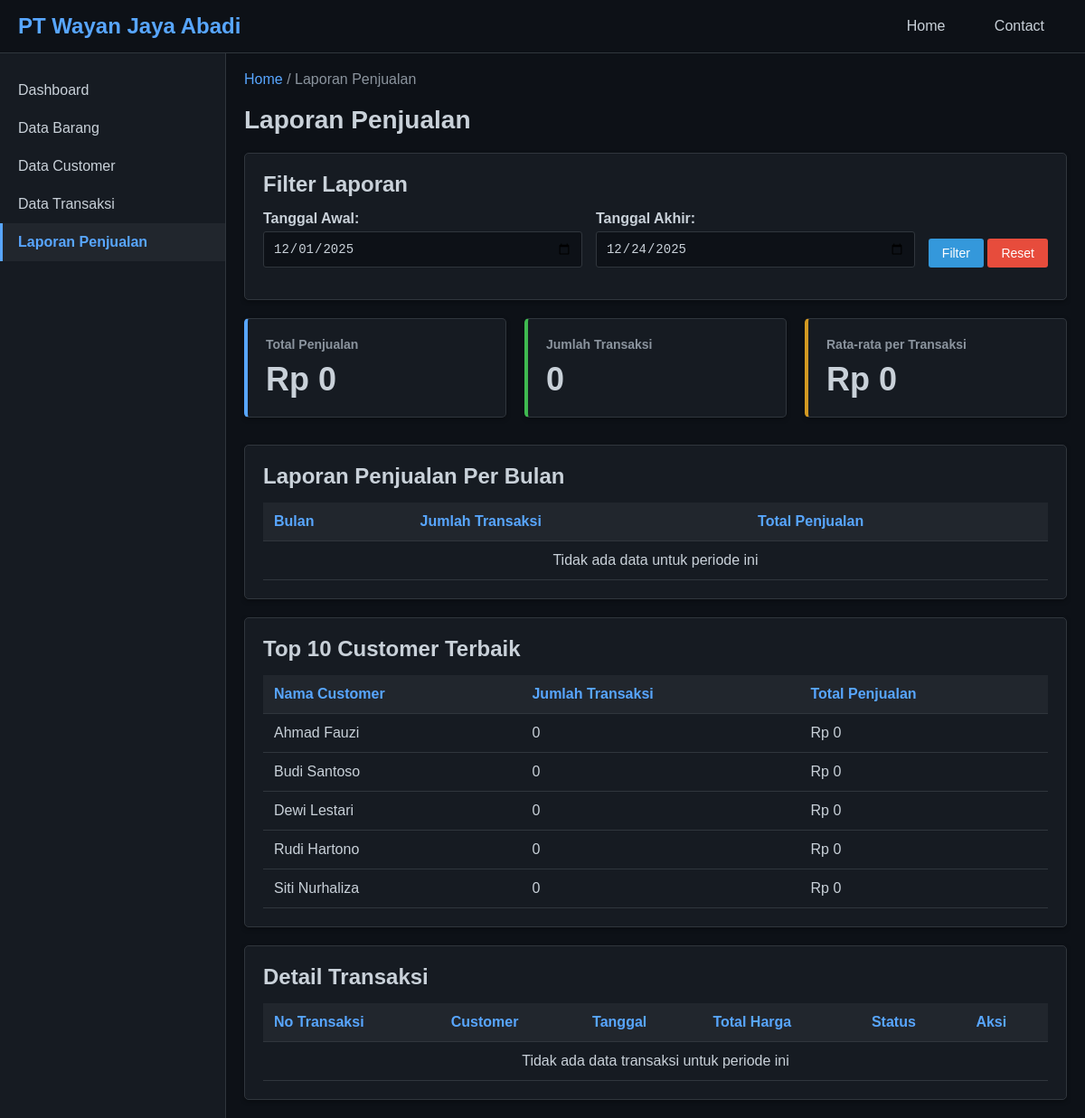
Page /laporan_penjualan.php on the committed database.
### tables this page shows
CREATE TABLE IF NOT EXISTS customer (
    id INT AUTO_INCREMENT PRIMARY KEY,
    nama VARCHAR(100) NOT NULL,
    email VARCHAR(100),
    telepon VARCHAR(20),
    alamat TEXT,
    tanggal_daftar DATE,
    created_at TIMESTAMP DEFAULT CURRENT_TIMESTAMP
);

### laporan_penjualan.php (the view, shortened to what this page needs)
<?php
require_once 'config.php';
$tanggal_awal = isset($_GET['tanggal_awal']) ? $_GET['tanggal_awal'] : date('Y-m-01');
$tanggal_akhir = isset($_GET['tanggal_akhir']) ? $_GET['tanggal_akhir'] : date('Y-m-d');
$query_total = "SELECT SUM(total_harga) as total FROM transaksi
                WHERE status = 'selesai'
                AND tanggal_transaksi BETWEEN '$tanggal_awal' AND '$tanggal_akhir'";
$result_total = mysqli_query($conn, $query_total);
$data_total = mysqli_fetch_assoc($result_total);
$total_penjualan = $data_total['total'] ?? 0;
$query_jumlah = "SELECT COUNT(*) as jumlah FROM transaksi
                 WHERE status = 'selesai'
                 AND tanggal_transaksi BETWEEN '$tanggal_awal' AND '$tanggal_akhir'";
$result_jumlah = mysqli_query($conn, $query_jumlah);
$data_jumlah = mysqli_fetch_assoc($result_jumlah);
$query_rata = "SELECT AVG(total_harga) as rata FROM transaksi
               WHERE status = 'selesai'
               AND tanggal_transaksi BETWEEN '$tanggal_awal' AND '$tanggal_akhir'";
$result_rata = mysqli_query($conn, $query_rata);
$data_rata = mysqli_fetch_assoc($result_rata);
$rata_rata = $data_rata['rata'] ?? 0;
$query_bulanan = "SELECT DATE_FORMAT(tanggal_transaksi, '%Y-%m') as bulan,
                  COUNT(*) as jumlah_transaksi,
                  SUM(total_harga) as total_penjualan
                  FROM transaksi
                  WHERE status = 'selesai'
                  AND tanggal_transaksi BETWEEN '$tanggal_awal' AND '$tanggal_akhir'
                  GROUP BY DATE_FORMAT(tanggal_transaksi, '%Y-%m')
                  ORDER BY bulan DESC";
$result_bulanan = mysqli_query($conn, $query_bulanan);
$query_detail = "SELECT t.*, c.nama as nama_customer
                 FROM transaksi t
                 JOIN customer c ON t.customer_id = c.id
                 WHERE t.tanggal_transaksi BETWEEN '$tanggal_awal' AND '$tanggal_akhir'
                 ORDER BY t.tanggal_transaksi DESC";
$result_detail = mysqli_query($conn, $query_detail);
$query_customer = "SELECT * FROM customer ORDER BY nama";
$result_customer = mysqli_query($conn, $query_customer);
include 'header.php';
?>
<h1 class="page-title">Laporan Penjualan</h1>
<div class="table-container" style="margin-bottom: 20px;">
    <h2>Filter Laporan</h2>
    <form method="GET" action="" style="display: flex; gap: 15px; align-items: end;">
        <div class="form-group" style="flex: 1;">
            <label>Tanggal Awal:</label>
            <input type="date" name="tanggal_awal" value="<?php echo $tanggal_awal; ?>" required>
        </div>
        <div class="form-group" style="flex: 1;">
            <label>Tanggal Akhir:</label>
            <input type="date" name="tanggal_akhir" value="<?php echo $tanggal_akhir; ?>" required>
        </div>
        <div class="form-group">
            <button type="submit" class="btn btn-primary">Filter</button>
            <a href="laporan_penjualan.php" class="btn btn-danger">Reset</a>
        </div>
    </form>
</div>
<div class="stats-container" style="margin-bottom: 30px;">
    <div class="stat-card blue">
        <h3>Total Penjualan</h3>
        <div class="number">Rp <?php echo number_format($total_penjualan, 0, ',', '.'); ?></div>
    </div>
    <div class="stat-card green">
        <h3>Jumlah Transaksi</h3>
        <div class="number"><?php echo $data_jumlah['jumlah']; ?></div>
    </div>
    <div class="stat-card yellow">
        <h3>Rata-rata per Transaksi</h3>
        <div class="number">Rp <?php echo number_format($rata_rata, 0, ',', '.'); ?></div>
    </div>
</div>
<div class="table-container" style="margin-bottom: 20px;">
    <h2>Laporan Penjualan Per Bulan</h2>
    <table>
        <thead>
            <tr>
                <th>Bulan</th>
                <th>Jumlah Transaksi</th>
                <th>Total Penjualan</th>
            </tr>
        </thead>
        <tbody>
            <?php
            if (mysqli_num_rows($result_bulanan) > 0) {
                while ($row = mysqli_fetch_assoc($result_bulanan)) {
                    $bulan = date('F Y', strtotime($row['bulan'] . '-01'));
                    $jumlah_transaksi = isset($row['jumlah_transaksi']) ? $row['jumlah_transaksi'] : 0;
                    $total_penjualan = isset($row['total_penjualan']) ? $row['total_penjualan'] : 0;
                    echo "<tr>";
                    echo "<td>" . $bulan . "</td>";
                    echo "<td>" . $jumlah_transaksi . "</td>";
                    echo "<td>Rp " . number_format($total_penjualan, 0, ',', '.') . "</td>";
                    echo "</tr>";
                }
            } else {
                echo "<tr><td colspan='3' style='text-align: center;'>Tidak ada data untuk periode ini</td></tr>";
            }
            ?>
        </tbody>
    </table>
</div>
<div class="table-container" style="margin-bottom: 20px;">
    <h2>Top 10 Customer Terbaik</h2>
    <table>
        <thead>
            <tr>
                <th>Nama Customer</th>
                <th>Jumlah Transaksi</th>
                <th>Total Penjualan</th>
            </tr>
        </thead>
        <tbody>
            <?php
            if (mysqli_num_rows($result_customer) > 0) {
                while ($row = mysqli_fetch_assoc($result_customer)) {
                    $jumlah_transaksi = isset($row['jumlah_transaksi']) ? $row['jumlah_transaksi'] : 0;
                    $total_penjualan = isset($row['total_penjualan']) ? $row['total_penjualan'] : 0;
                    echo "<tr>";
                    echo "<td>" . ($row['nama'] ?? '-') . "</td>";
                    echo "<td>" . $jumlah_transaksi . "</td>";
                    echo "<td>Rp " . number_format($total_penjualan, 0, ',', '.') . "</td>";
                    echo "</tr>";
                }
            } else {
                echo "<tr><td colspan='3' style='text-align: center;'>Tidak ada data untuk periode ini</td></tr>";
            }
            ?>
        </tbody>
    </table>
</div>
<div class="table-container">
    <h2>Detail Transaksi</h2>
    <table>
        <thead>
            <tr>
                <th>No Transaksi</th>
                <th>Customer</th>
                <th>Tanggal</th>
                <th>Total Harga</th>
                <th>Status</th>
                <th>Aksi</th>
            </tr>
        </thead>
        <tbody>
            <?php
            if (mysqli_num_rows($result_detail) > 0) {
                while ($row = mysqli_fetch_assoc($result_detail)) {
                    $status_class = ($row['status'] == 'selesai') ? 'btn-success' :
                                   (($row['status'] == 'pending') ? 'btn-warning' : 'btn-danger');
                    echo "<tr>";
                    echo "<td>" . $row['no_transaksi'] . "</td>";
                    echo "<td>" . $row['nama_customer'] . "</td>";
                    echo "<td>" . date('d/m/Y', strtotime($row['tanggal_transaksi'])) . "</td>";
                    echo "<td>Rp " . number_format($row['total_harga'], 0, ',', '.') . "</td>";
                    echo "<td><span class='btn $status_class' style='padding: 5px 10px; font-size: 12px;'>" . ucfirst($row['status']) . "</span></td>";
                    echo "<td>";
                    echo "<a href='laporan_penjualan.php?edit=" . $row['id'] . "&tanggal_awal=" . $tanggal_awal . "&tanggal_akhir=" . $tanggal_akhir . "' class='btn btn-warning' style='padding: 5px 10px; font-size: 12px;'>Edit</a> ";
                    echo "<a href='laporan_penjualan.php?hapus=" . $row['id'] . "&tanggal_awal=" . $tanggal_awal . "&tanggal_akhir=" . $tanggal_akhir . "' class='btn btn-danger' style='padding: 5px 10px; font-size: 12px;' onclick='return confirm(\"Yakin ingin menghapus?\")'>Hapus</a>";
                    echo "</td>";
                    echo "</tr>";
                }
            } else {
                echo "<tr><td colspan='6' style='text-align: center;'>Tidak ada data transaksi untuk periode ini</td></tr>";
            }
            ?>
        </tbody>
    </table>
</div>
<?php include 'footer.php'; ?>

### style.css (style rules this page uses)
* { margin: 0; padding: 0; box-sizing: border-box; }
body { font-family: Arial, sans-serif; background-color: #1a1a1a; color: #e0e0e0; }
.page-title { font-size: 28px; margin-bottom: 20px; color: #c9d1d9; }
.table-container { background-color: #161b22; padding: 20px; border-radius: 5px; box-shadow: 0 2px 5px rgba(0,0,0,0.3); border: 1px solid #30363d; overflow-x: auto; }
.table-container h2 { color: #c9d1d9; margin-bottom: 15px; }
table { width: 100%; border-collapse: collapse; margin-top: 10px; }
table th, table td { padding: 12px; text-align: left; border-bottom: 1px solid #30363d; color: #c9d1d9; }
table th { background-color: #21262d; color: #58a6ff; font-weight: bold; }
.btn { padding: 8px 15px; border: none; border-radius: 3px; cursor: pointer; text-decoration: none; display: inline-block; font-size: 14px; }
.btn-primary { background-color: #3498db; color: white; }
.btn-danger { background-color: #e74c3c; color: white; }
.form-group { margin-bottom: 15px; }
.form-group label { display: block; margin-bottom: 5px; font-weight: bold; color: #c9d1d9; }
.form-group input, .form-group select, .form-group textarea { width: 100%; padding: 10px; border: 1px solid #30363d; border-radius: 3px; font-size: 14px; background-color: #0d1117; color: #c9d1d9; }
.stats-container { display: grid; grid-template-columns: repeat(auto-fit, minmax(250px, 1fr)); gap: 20px; margin-bottom: 30px; }
.stat-card { background-color: #161b22; padding: 20px; border-radius: 5px; box-shadow: 0 2px 5px rgba(0,0,0,0.3); border: 1px solid #30363d; }
.stat-card h3 { font-size: 14px; color: #8b949e; margin-bottom: 10px; }
.stat-card .number { font-size: 36px; font-weight: bold; color: #c9d1d9; }
.stat-card.blue { border-left: 4px solid #58a6ff; }
.stat-card.green { border-left: 4px solid #3fb950; }
.stat-card.yellow { border-left: 4px solid #d29922; }

### rows in the picture
customer: nama "Ahmad Fauzi", jumlah_transaksi "0", total_penjualan "0"
customer: nama "Budi Santoso", jumlah_transaksi "0", total_penjualan "0"
customer: nama "Dewi Lestari", jumlah_transaksi "0", total_penjualan "0"
customer: nama "Rudi Hartono", jumlah_transaksi "0", total_penjualan "0"
customer: nama "Siti Nurhaliza", jumlah_transaksi "0", total_penjualan "0"

### other values in the picture
$total_penjualan "0"
$data_jumlah['jumlah'] "0"
$rata_rata "0"
